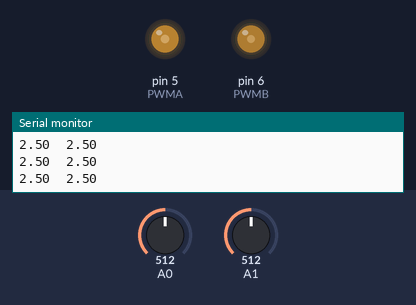
A sketch run on a simulated Arduino Uno, built with avr-gcc and run on an emulated ATmega328P. Parts: output pins drawn as LEDs (lit = HIGH), the last lines printed to the serial monitor. Inputs (shaded band) come from the test bench; at power-on: A0 = 512, A1 = 512.

Above: at 1.2 s.
1.3 s: A0 set to 906
2.8 s: A0 set to 930
At 4.0 s:
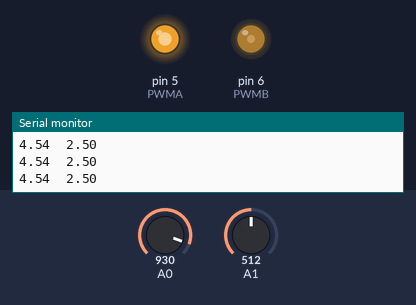
4.3 s: A0 set to 900
At 5.3 s:
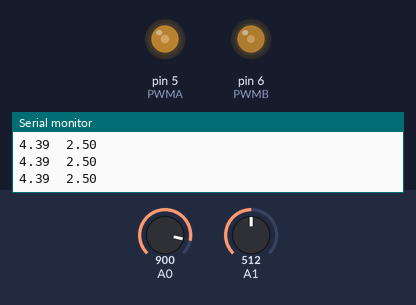
7.3 s: A1 set to 907
8.8 s: A1 set to 937
At 10.0 s:
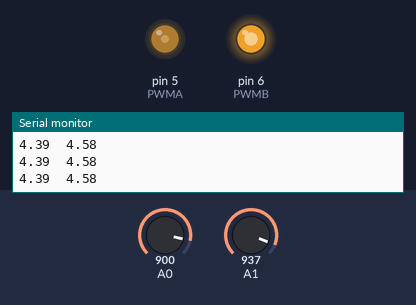
10.3 s: A1 set to 900
At 11.3 s:
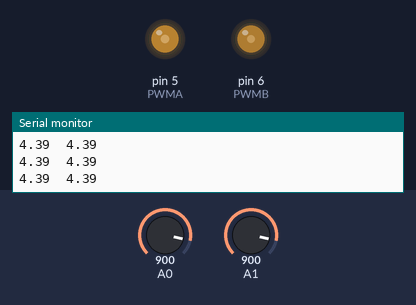
Timing chart, 0 to 12.8 s (numbered marks = the images above; inputs shaded):
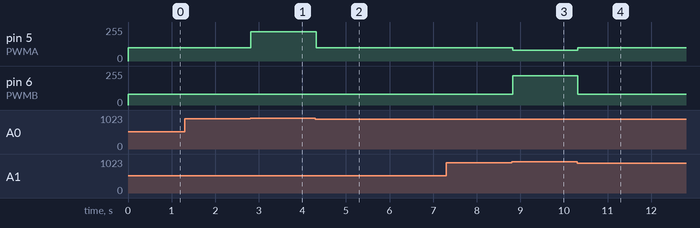

The sketch:

Lab_7.ino
```cpp
const int PWMA = 5;
const int AIN1 = 2;
const int AIN2 = 4;
const int STBY = 3;
const int PWMB = 6;
const int BIN2 = 8;
const int BIN1 = 7;


void setup() {
  // put your setup code here, to run once:
Serial.begin (9600);
  digitalWrite (AIN2, LOW);
  digitalWrite (AIN1, HIGH);
  digitalWrite (STBY, HIGH);
  digitalWrite (BIN1, HIGH);
  digitalWrite (BIN2, LOW);
  analogWrite (PWMA, 175);
  analogWrite (PWMB, 150);
}
void loop() {
  // put your main code here, to run repeatedly:
float leftSensorValue = analogRead(A0)/1024.0*5;
  float rightSensorValue = analogRead(A1)/1024.0*5;
  Serial.print(leftSensorValue);
  Serial.print("\t");
  Serial.println(rightSensorValue);
  if  (leftSensorValue < 4.5 and rightSensorValue < 4.5) {
    digitalWrite (AIN2, LOW);
    digitalWrite (AIN1, HIGH);
    digitalWrite (STBY, HIGH);
    digitalWrite (BIN1, HIGH);
    digitalWrite (BIN2, LOW);
    analogWrite (PWMA, 100);
    analogWrite (PWMB, 80); }
   else if (rightSensorValue > 4.7 and leftSensorValue > 4.65) {
    digitalWrite (AIN2, LOW);
    digitalWrite (AIN1, HIGH);
    digitalWrite (STBY, HIGH);
    digitalWrite (BIN1, LOW);
    digitalWrite (BIN2, HIGH);
    analogWrite (PWMA, 200);
    analogWrite (PWMB, 180);
    delay(900); }
   else if (leftSensorValue > 4.5) {
    digitalWrite (AIN2, LOW);
    digitalWrite (AIN1, HIGH);
    digitalWrite (STBY, HIGH);
    digitalWrite (BIN1, HIGH);
    digitalWrite (BIN2, LOW);
    analogWrite (PWMA, 220);
    analogWrite (PWMB, 80); }
  else if (rightSensorValue > 4.5) {
    digitalWrite (AIN2, LOW);
    digitalWrite (AIN1, HIGH);
    digitalWrite (STBY, HIGH);
    digitalWrite (BIN1, HIGH);
    digitalWrite (BIN2, LOW);
    analogWrite (PWMA, 80);
    analogWrite (PWMB, 220); }
  else {
    digitalWrite (AIN2, LOW);
    digitalWrite (AIN1, HIGH);
    digitalWrite (STBY, HIGH);
    digitalWrite (BIN1, HIGH);
    digitalWrite (BIN2, LOW);
    analogWrite (PWMA, 100);
    analogWrite (PWMB, 80); }
  }
```

Measured:
- the behaviour switches between 921 and 922 on A0 (found by bisection; images 0 and 1)
- the behaviour switches between 921 and 922 on A1 (found by bisection; images 2 and 3)
- after the input at 2.8 s, pin 5 (PWMA): 100/255 → 220/255 at once
- after the input at 4.3 s, pin 5 (PWMA): 220/255 → 100/255 at once
- after the input at 8.8 s, pin 5 (PWMA): 100/255 → 80/255 at once; pin 6 (PWMB): 80/255 → 220/255 at once
- after the input at 10.3 s, pin 5 (PWMA): 80/255 → 100/255 at once; pin 6 (PWMB): 220/255 → 80/255 at once
